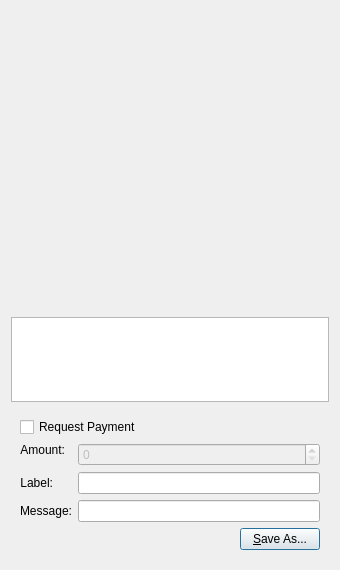
<?xml version="1.0" encoding="UTF-8"?>
<ui version="4.0">
 <class>QRCodeDialog</class>
 <widget class="QDialog" name="QRCodeDialog">
  <property name="geometry">
   <rect>
    <x>0</x>
    <y>0</y>
    <width>340</width>
    <height>570</height>
   </rect>
  </property>
  <property name="windowTitle">
   <string>QR Code Dialog</string>
  </property>
  <property name="styleSheet">
   <string notr="true"/>
  </property>
  <layout class="QVBoxLayout" name="verticalLayout_3">
   <item>
    <widget class="QLabel" name="lblQRCode">
     <property name="sizePolicy">
      <sizepolicy hsizetype="Expanding" vsizetype="Expanding">
       <horstretch>0</horstretch>
       <verstretch>0</verstretch>
      </sizepolicy>
     </property>
     <property name="minimumSize">
      <size>
       <width>300</width>
       <height>300</height>
      </size>
     </property>
     <property name="textFormat">
      <enum>Qt::PlainText</enum>
     </property>
     <property name="alignment">
      <set>Qt::AlignCenter</set>
     </property>
     <property name="wordWrap">
      <bool>true</bool>
     </property>
    </widget>
   </item>
   <item>
    <widget class="QPlainTextEdit" name="outUri">
     <property name="sizePolicy">
      <sizepolicy hsizetype="Expanding" vsizetype="Minimum">
       <horstretch>0</horstretch>
       <verstretch>0</verstretch>
      </sizepolicy>
     </property>
     <property name="minimumSize">
      <size>
       <width>0</width>
       <height>50</height>
      </size>
     </property>
     <property name="tabChangesFocus">
      <bool>true</bool>
     </property>
     <property name="textInteractionFlags">
      <set>Qt::TextSelectableByKeyboard|Qt::TextSelectableByMouse</set>
     </property>
    </widget>
   </item>
   <item>
    <widget class="QWidget" name="widget" native="true">
     <layout class="QVBoxLayout" name="verticalLayout_2">
      <item>
       <widget class="QCheckBox" name="chkReqPayment">
        <property name="enabled">
         <bool>true</bool>
        </property>
        <property name="text">
         <string>Request Payment</string>
        </property>
       </widget>
      </item>
      <item>
       <layout class="QFormLayout" name="formLayout">
        <property name="fieldGrowthPolicy">
         <enum>QFormLayout::AllNonFixedFieldsGrow</enum>
        </property>
        <item row="1" column="0">
         <widget class="QLabel" name="lblLabel">
          <property name="text">
           <string>Label:</string>
          </property>
          <property name="textFormat">
           <enum>Qt::PlainText</enum>
          </property>
          <property name="alignment">
           <set>Qt::AlignRight|Qt::AlignTrailing|Qt::AlignVCenter</set>
          </property>
          <property name="buddy">
           <cstring>lnLabel</cstring>
          </property>
         </widget>
        </item>
        <item row="1" column="1">
         <widget class="QLineEdit" name="lnLabel"/>
        </item>
        <item row="2" column="0">
         <widget class="QLabel" name="lblMessage">
          <property name="text">
           <string>Message:</string>
          </property>
          <property name="textFormat">
           <enum>Qt::PlainText</enum>
          </property>
          <property name="alignment">
           <set>Qt::AlignRight|Qt::AlignTrailing|Qt::AlignVCenter</set>
          </property>
          <property name="buddy">
           <cstring>lnMessage</cstring>
          </property>
         </widget>
        </item>
        <item row="2" column="1">
         <widget class="QLineEdit" name="lnMessage"/>
        </item>
        <item row="0" column="0">
         <widget class="QLabel" name="lblAmount">
          <property name="sizePolicy">
           <sizepolicy hsizetype="Preferred" vsizetype="Maximum">
            <horstretch>0</horstretch>
            <verstretch>0</verstretch>
           </sizepolicy>
          </property>
          <property name="text">
           <string>Amount:</string>
          </property>
          <property name="textFormat">
           <enum>Qt::PlainText</enum>
          </property>
          <property name="alignment">
           <set>Qt::AlignRight|Qt::AlignTrailing|Qt::AlignVCenter</set>
          </property>
          <property name="buddy">
           <cstring>lnReqAmount</cstring>
          </property>
         </widget>
        </item>
        <item row="0" column="1">
         <widget class="BitcoinAmountField" name="lnReqAmount">
          <property name="enabled">
           <bool>false</bool>
          </property>
          <property name="minimumSize">
           <size>
            <width>80</width>
            <height>0</height>
           </size>
          </property>
         </widget>
        </item>
       </layout>
      </item>
      <item>
       <layout class="QHBoxLayout" name="horizontalLayout">
        <item>
         <spacer name="horizontalSpacer">
          <property name="orientation">
           <enum>Qt::Horizontal</enum>
          </property>
          <property name="sizeHint" stdset="0">
           <size>
            <width>40</width>
            <height>20</height>
           </size>
          </property>
         </spacer>
        </item>
        <item>
         <widget class="QPushButton" name="btnSaveAs">
          <property name="text">
           <string>&amp;Save As...</string>
          </property>
         </widget>
        </item>
       </layout>
      </item>
     </layout>
    </widget>
   </item>
  </layout>
 </widget>
 <customwidgets>
  <customwidget>
   <class>BitcoinAmountField</class>
   <extends>QSpinBox</extends>
   <header>bitcoinamountfield.h</header>
   <container>1</container>
  </customwidget>
 </customwidgets>
 <resources/>
 <connections>
  <connection>
   <sender>chkReqPayment</sender>
   <signal>clicked(bool)</signal>
   <receiver>lnReqAmount</receiver>
   <slot>setEnabled(bool)</slot>
   <hints>
    <hint type="sourcelabel">
     <x>92</x>
     <y>285</y>
    </hint>
    <hint type="destinationlabel">
     <x>98</x>
     <y>311</y>
    </hint>
   </hints>
  </connection>
 </connections>
</ui>
